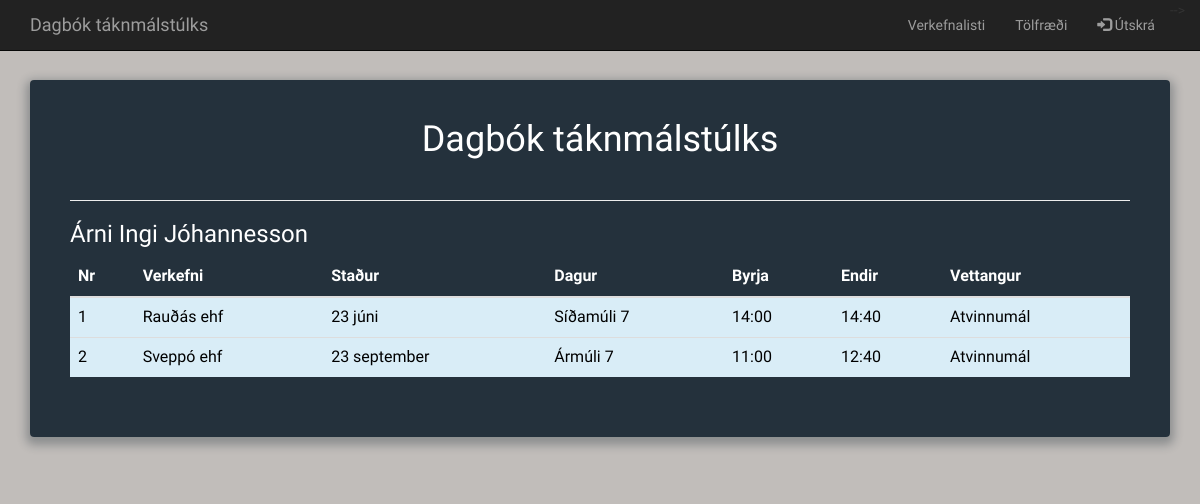
/home.php (signed in), run on the app's committed database.
### tables this page shows
CREATE TABLE `tblTulkur` (
  `Kt` varchar(10) NOT NULL,
  `Nafn` varchar(255) NOT NULL,
  `Simi` varchar(7) NOT NULL,
  `Netfang` varchar(255) NOT NULL
);

CREATE TABLE `tblVerkefni` (
  `Nr` int(11) NOT NULL,
  `Heiti` text,
  `Stadur` text,
  `Dagur` text,
  `Tima_byrja` text,
  `Tima_endir` text,
  `Vettvangur` text
);

### home.php (the view, shortened to what this page needs)
<?php
include('connection.php');
$Kennitala = $_SESSION['Kt'];
include('header.php');
?>
<body>
<?php
include('navbar_home.php');
?>
<br><br>
<div class="container">
<div class="form_home">
      <h1>Dagbók táknmálstúlks</h1>
          <hr>
              <?php
                $sql = "SELECT Nafn FROM tblTulkur where tblTulkur.Kt='$Kennitala' ;";
                $result = mysqli_query($conn,$sql);
                $row = mysqli_fetch_array($result);
                echo '<h3>'.$row['Nafn'].'</h3>';
              ?>
               <table class="table">
                 <thead>
                   <tr>
                      <th>Nr</th>
                      <th>Verkefni</th>
                      <th>Staður</th>
                      <th>Dagur</th>
                      <th>Byrja</th>
                      <th>Endir</th>
                      <th>Vettangur</th>
                    </tr>
                  </thead>
                <tbody>
                <?php
                    $sql = "SELECT tblVerkefni.Nr, tblVerkefni.Heiti, tblVerkefni.Dagur, tblVerkefni.Stadur, tblVerkefni.Tima_byrja, tblVerkefni.Tima_endir, tblVerkefni.Vettvangur FROM tblTulkur, tblVinna, tblVerkefni WHERE tblTulkur.Kt=tblVinna.Kt and tblVinna.Nr=tblVerkefni.Nr and tblTulkur.Kt='$Kennitala' ;";
                    $result = mysqli_query($conn,$sql);
                      while( $row = mysqli_fetch_array($result) ){
                        echo '<tr class="info">';
                        echo  '<td scope="row">'.$row[0].'</th>';
                        echo  '<td>'.$row[1].'</td>';
                        echo  '<td>'.$row[2].'</td>';
                        echo  '<td>'.$row[3].'</td>';
                        echo  '<td>'.$row[4].'</td>';
                        echo  '<td>'.$row[5].'</td>';
                        echo  '<td>'.$row[6].'</td>';
                        echo '</tr>';
                       }
                   ?>
                 </tbody>
           </table>
  </div>
</div>
<?php
include('footer.php');
?>

### css/style.css (style rules this page uses)
*, *:before, *:after { box-sizing: border-box; }
body { background: #c1bdba; font-family: 'Titillium Web', sans-serif; }
.form_home { background: rgba(19, 35, 47, 0.9); padding: 40px; max-width: 100%; max-height: 100%; margin: 40px auto; border-radius: 4px; box-shadow: 0 4px 10px 4px rgba(19, 35, 47, 0.3); }
h1 { text-align: center; color: #ffffff; font-weight: 300; margin: 0 0 40px; }
h3 { text-align: left; color: #ffffff; font-weight: 200; margin-left: 0px; }
table { color: #ffffff; }
td { color:black; }

### data on the page
tbltulkur: Nafn "Árni Ingi Jóhannesson"
tblverkefni: Nr "1", Heiti "Rauðás ehf", Dagur "23 júni", Stadur "Síðamúli 7", Tima_byrja "14:00", Tima_endir "14:40", Vettvangur "Atvinnumál"
tblverkefni: Nr "2", Heiti "Sveppó ehf", Dagur "23 september", Stadur "Ármúli 7", Tima_byrja "11:00", Tima_endir "12:40", Vettvangur "Atvinnumál"
